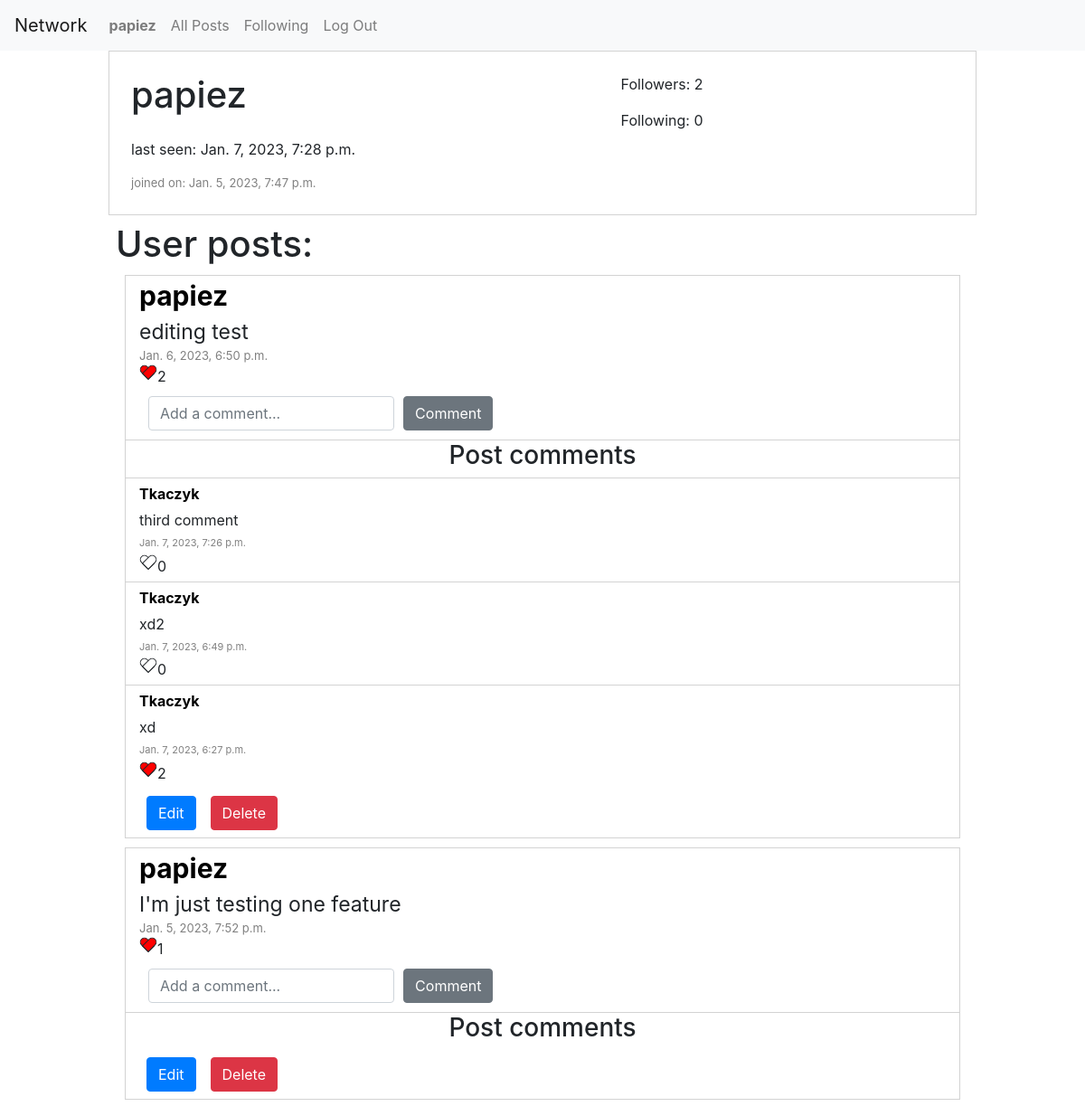
The page /profil/papiez (signed in) on the database its author committed.
### network/models.py (models this page shows)
class User(AbstractUser):
    followers = models.ManyToManyField("self", blank=True, related_name="followers")
    following = models.ManyToManyField("self", blank=True, related_name="following")

class Post(models.Model):
    owner = models.ForeignKey(User, on_delete=models.CASCADE, related_name="post_owner", default=None)
    timestamp = models.DateTimeField(default=None)
    content = models.CharField(max_length=2500, default=None)
    likes = models.ManyToManyField(User, blank=True, related_name="likers")

class Comments(models.Model):
    post_id = models.ForeignKey(Post, on_delete=models.CASCADE, related_name="post_id", default=None)
    owner = models.ForeignKey(User, on_delete=models.CASCADE, related_name="comment_owner", default=None)
    timestamp = models.DateTimeField(default=None)
    likes = models.ManyToManyField(User, blank=True, related_name="comment_likers")
    content = models.CharField(max_length=1000, default=None, null=True)

### network/views.py (the view)
# urls.py: path("profil/<str:username>", views.profil, name="profil"),
def profil(request, username):
    try:
        user = User.objects.get(username=username)
    except ObjectDoesNotExist:
        message = "stop playing with links"
        return render(request, "network/profil.html", {
            "message": message
        })
    followers = user.followers.all()
    posts = Post.objects.filter(owner=user).order_by('-timestamp')
    paginator = Paginator(posts, 10)
    comments = Comments.objects.all().order_by('-timestamp')
    page_number = request.GET.get('page')
    page_obj = paginator.get_page(page_number)
    return render(request, "network/profil.html", {
        "user_data": user,
        "followers": followers,
        "posts": page_obj,
        "number": paginator.num_pages,
        "site": "profil",
        "comments": comments
    })

### network/templates/network/profil.html (shortened to what this page needs)
{% extends "network/layout.html" %}
{% block body %}
      {% if not message %}
            <div class="d-flex align-items-center flex-column">
                  <div class="p-2 d-flex" id="new_post_container">
                        <div class="p-2 d-flex flex-column">
                              <div class="p-2">
                                    <h1>{{ user_data.username }}</h1>
                              </div>
                              <div class="p-2">
                                    last seen: {{ user_data.last_login }}
                              </div>
                              <div class="p-2" id="post_timestamp">
                                    joined on: {{ user_data.date_joined }}
                              </div>
                        </div>
                        <div class="p-2 d-flex flex-column ml-auto">
                              <div class="p-2">
                                    Followers: {{ user_data.followers.count }}
                              </div>
                              <div class="p-2">
                                    Following: {{ user_data.following.count }}
                              </div>
                        </div>
                        <div class="p-2 ml-auto">
                        </div>
                  </div>
                  <div class="d-flex flex-column" id="posts_container">
                  <div class="p-2">
                        <h1>User posts:</h1>
                        {% if posts %}
                              {% for post in posts %}
                                    <div class="post">
                                          <div id="post_author">
                                                <a href="{% url 'profil' username=post.owner %}" style="color: black;"><strong>{{ post.owner }}</strong></a>
                                          </div>
                                          <div id="post_content">
                                                <div class="post_content_view" id="post_content_view_post{{ post.id }}">
                                                    {{ post.content }}
                                                </div>
                                          </div>
                                          <div id="post_timestamp">
                                                {{ post.timestamp }}
                                          </div>
                                          {% if user.is_authenticated %}
                                                <div class="d-flex" id="post{{ post.id }}_likes">
                                                      {% if user in post.likes.all %}
                                                      <div class="liked" id="{{ post.id }}"></div>
                                                      {% else %}
                                                      <div class="not_liked" id="{{ post.id }}"></div>
                                                      {% endif %}
                                                      {{ post.likes.count }}
                                                </div>
                                                <form method="POST" class="form-inline" action="{% url 'comment' post_id=post.id%}">
                                                      <input required type="text" class="form-control" name="comment_content" placeholder="Add a comment..." style="width: 30%; margin: 10px;">
                                                      <button type="submit" class="btn btn-secondary">Comment</button>
                                                </form>
                                          {% endif %}
                                          <div class="comments" style="margin: 0;">
                                                <span style="text-align: center;">
                                                   <h3>Post comments</h3>
                                                </span>
                                                {% for comment in comments %}
                                                    {% if comment.post_id == post %}
                                                        <div class="comment">
                                                            <div id="comment_owner">
                                                                  <a href="{% url 'profil' username=comment.owner %}" style="color: black;"><strong>{{ comment.owner }}</strong></a>
                                                            </div>
                                                            <div id="comment_content">
                                                                {{ comment.content }}
                                                            </div>
                                                            <div id="comment_timestamp">
                                                                {{ comment.timestamp }}
                                                            </div>
                                                            {% if user.is_authenticated %}
                                                                <div class="d-flex" id="comment{{ comment.pk }}_likes">
                                                                    {% if user in comment.likes.all %}
                                                                        <div class="comment_liked" id="{{ comment.pk }}"></div>
                                                                    {% else %}
                                                                        <div class="comment_not_liked" id="{{ comment.pk }}"></div>
                                                                    {% endif %}
                                                                    {{ comment.likes.count }}
                                                                </div>
                                                            {% else %}
                                                                <div class="d-flex" id="post{{ post.id }}_likes">
                                                                        ♥ {{ comment.likes.count }}
                                                                </div>
                                                                <a href="{% url 'login' %}">Log in</a> to react.
                                                            {% endif %}
                                                        </div>
                                                    {% endif %}
                                                {% endfor %}
                                          </div>
                                          {% if user == post.owner %}
                                                <div class="d-flex">
                                                      <div class="p-2">
                                                            <button class="btn btn-primary edit_post_button" id="post{{ post.id }}">Edit</button>
                                                      </div>
                                                      <div class="p-2">
                                                      <form method="POST" action="{% url 'delete' post_id=post.pk %}">
                                                            <button type="submit" class="btn btn-danger">Delete</button>
                                                      </form>
                                                      </div>
                                                </div>
                                          {% endif %}
                                    </div>
                              {% endfor %}
                        {% else %}
                              <h5>User has no posts yet.</h5>
                        {% endif %}
                  </div>
            </div>
      {% else %}
            <h1>{{ message }}</h1>
      {% endif %}
{% endblock %}

### network/templates/network/layout.html (shortened to what this page needs)
{% load static %}
<!DOCTYPE html>
<html lang="en">
    <head>
        <link rel="stylesheet" href="https://stackpath.bootstrapcdn.com/bootstrap/4.4.1/css/bootstrap.min.css">
        <link href="{% static 'network/styles.css' %}" rel="stylesheet">
    </head>
    <body>
        <nav class="navbar navbar-expand-lg navbar-light bg-light">
            <a class="navbar-brand" href="{% url 'index' %}">Network</a>
            <div>
              <ul class="navbar-nav mr-auto">
                {% if user.is_authenticated %}
                    <li class="nav-item">
                        <a class="nav-link" href="{% url 'profil' username=user.username %}"><strong>{{ user.username }}</strong></a>
                    </li>
                {% endif %}
                <li class="nav-item">
                  <a class="nav-link" href="{% url 'index' %}">All Posts</a>
                </li>
                {% if user.is_authenticated %}
                    <li class="nav-item">
                        <a class="nav-link" href="{% url 'following' %}">Following</a>
                    </li>
                    <li class="nav-item">
                        <a class="nav-link" href="{% url 'logout' %}">Log Out</a>
                    </li>
                {% endif %}
              </ul>
            </div>
          </nav>
        <div class="body">
            {% block body %}
            {% endblock %}
        </div>
    </body>
</html>

### network/static/network/styles.css (style rules this page uses)
#new_post_container { border: 1px solid; border-color: lightgray; width: 80vw; }
#posts_container { width: 80vw; }
.post { border: 1px solid; border-color: lightgray; margin: 10px; }
div.post > * { margin-left: 15px; }
#post_author { font-size: 30px; }
#post_timestamp { font-size: 13px; color: gray; }
#post_content { font-size: 23px; }
.not_liked, .liked, .comment_liked, .comment_not_liked { position: relative; width: 20px; height: 18px; }
.not_liked:before, .not_liked:after, .comment_not_liked:before, .comment_not_liked:after { position: absolute; content: ""; left: 10px; top: 0; width: 10px; height: 16px; background: white; border-radius: 10px 10px 0 0; transform: rotate(-45deg); transform-origin: 0 100%; border: 1px solid; }
.liked:before, .liked:after, .comment_liked:before, .comment_liked:after { position: absolute; content: ""; left: 10px; top: 0; width: 10px; height: 16px; background: red; border-radius: 10px 10px 0 0; transform: rotate(-45deg); transform-origin: 0 100%; border: 1px solid; }
.not_liked:after, .liked:after, .comment_not_liked:after, .comment_liked:after { left: 0; transform: rotate(45deg); transform-origin :100% 100%; }
.comments { width: 100%; border-top: 1px solid; border-color: lightgray; }
.comment { width: 100%; border-top: 1px solid; border-color: lightgray; }
div.comment > * { margin-left: 15px; margin-top: 5px; margin-bottom: 5px; }
#comment_timestamp { font-size: 11px; color: gray; }

### rows shown on the page
User: username "papiez", last_login "Jan. 7, 2023, 7:28 p.m.", date_joined "Jan. 5, 2023, 7:47 p.m.", followers.count "2", following.count "0"
Post: owner "papiez", content "editing test", timestamp "Jan. 6, 2023, 6:50 p.m.", likes.count "2"
Comments: owner "Tkaczyk", content "third comment", timestamp "Jan. 7, 2023, 7:26 p.m.", likes.count "0"
Comments: owner "Tkaczyk", content "xd2", timestamp "Jan. 7, 2023, 6:49 p.m.", likes.count "0"
Comments: owner "Tkaczyk", content "xd", timestamp "Jan. 7, 2023, 6:27 p.m.", likes.count "2"
Post: owner "papiez", content "I'm just testing one feature", timestamp "Jan. 5, 2023, 7:52 p.m.", likes.count "1"
